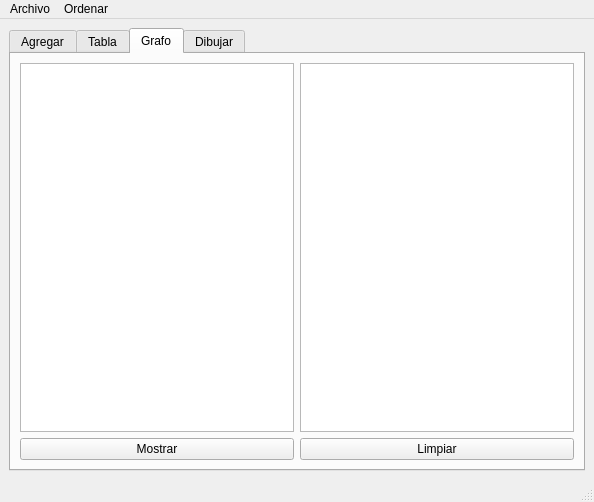
<?xml version="1.0" encoding="UTF-8"?>
<ui version="4.0">
 <class>MainWindow</class>
 <widget class="QMainWindow" name="MainWindow">
  <property name="geometry">
   <rect>
    <x>0</x>
    <y>0</y>
    <width>594</width>
    <height>502</height>
   </rect>
  </property>
  <property name="windowTitle">
   <string>Particulas</string>
  </property>
  <widget class="QWidget" name="centralwidget">
   <layout class="QGridLayout" name="gridLayout_3">
    <item row="0" column="0">
     <widget class="QTabWidget" name="tabWidget">
      <property name="currentIndex">
       <number>2</number>
      </property>
      <widget class="QWidget" name="tab">
       <attribute name="title">
        <string>Agregar</string>
       </attribute>
       <layout class="QGridLayout" name="gridLayout">
        <item row="0" column="0">
         <widget class="QGroupBox" name="groupBox">
          <property name="title">
           <string>Particulas</string>
          </property>
          <layout class="QGridLayout" name="gridLayout_2">
           <item row="3" column="2">
            <widget class="QSpinBox" name="DestinoX_spinBox">
             <property name="maximum">
              <number>500</number>
             </property>
            </widget>
           </item>
           <item row="0" column="2">
            <widget class="QSpinBox" name="ID_spinBox">
             <property name="maximum">
              <number>99</number>
             </property>
            </widget>
           </item>
           <item row="4" column="2">
            <widget class="QSpinBox" name="DestinoY_spinBox">
             <property name="maximum">
              <number>500</number>
             </property>
            </widget>
           </item>
           <item row="7" column="0">
            <widget class="QPushButton" name="AgInicio_pushButton">
             <property name="text">
              <string>Agregar Inicio</string>
             </property>
            </widget>
           </item>
           <item row="5" column="0" colspan="2">
            <widget class="QLabel" name="label_6">
             <property name="text">
              <string>Velocidad:</string>
             </property>
            </widget>
           </item>
           <item row="7" column="1">
            <widget class="QPushButton" name="AgFinal_pushButton">
             <property name="text">
              <string>Agregar Final</string>
             </property>
            </widget>
           </item>
           <item row="1" column="0" colspan="2">
            <widget class="QLabel" name="OrigenX_label">
             <property name="text">
              <string>Origen en X: </string>
             </property>
            </widget>
           </item>
           <item row="2" column="0" colspan="2">
            <widget class="QLabel" name="OrigenY_label">
             <property name="text">
              <string>Origen en Y: </string>
             </property>
            </widget>
           </item>
           <item row="3" column="0" colspan="2">
            <widget class="QLabel" name="label_4">
             <property name="text">
              <string>Destino X:</string>
             </property>
            </widget>
           </item>
           <item row="5" column="2">
            <widget class="QSpinBox" name="Velocidad_spinBox"/>
           </item>
           <item row="6" column="0" colspan="2">
            <widget class="QGroupBox" name="groupBox_2">
             <property name="title">
              <string>Color (RGB)</string>
             </property>
             <layout class="QFormLayout" name="formLayout">
              <item row="0" column="0">
               <widget class="QLabel" name="label_8">
                <property name="text">
                 <string>Red:</string>
                </property>
               </widget>
              </item>
              <item row="0" column="1">
               <widget class="QSpinBox" name="ColorRed_spinBox">
                <property name="maximum">
                 <number>255</number>
                </property>
               </widget>
              </item>
              <item row="1" column="0">
               <widget class="QLabel" name="label_9">
                <property name="text">
                 <string>Green:</string>
                </property>
               </widget>
              </item>
              <item row="1" column="1">
               <widget class="QSpinBox" name="ColorGreen_spinBox">
                <property name="maximum">
                 <number>255</number>
                </property>
               </widget>
              </item>
              <item row="2" column="0">
               <widget class="QLabel" name="label_10">
                <property name="text">
                 <string>Blue:</string>
                </property>
               </widget>
              </item>
              <item row="2" column="1">
               <widget class="QSpinBox" name="ColorBlue_spinBox">
                <property name="maximum">
                 <number>255</number>
                </property>
               </widget>
              </item>
             </layout>
            </widget>
           </item>
           <item row="2" column="2">
            <widget class="QSpinBox" name="OrigenY_spinBox">
             <property name="maximum">
              <number>500</number>
             </property>
            </widget>
           </item>
           <item row="1" column="2">
            <widget class="QSpinBox" name="OrigenX_spinBox">
             <property name="maximum">
              <number>500</number>
             </property>
            </widget>
           </item>
           <item row="4" column="0" colspan="2">
            <widget class="QLabel" name="label_5">
             <property name="text">
              <string>Destino Y:</string>
             </property>
            </widget>
           </item>
           <item row="0" column="0">
            <widget class="QLabel" name="ID_label">
             <property name="text">
              <string>ID: </string>
             </property>
            </widget>
           </item>
           <item row="7" column="2">
            <widget class="QPushButton" name="Mostrar_pushButton">
             <property name="text">
              <string>Mostrar</string>
             </property>
            </widget>
           </item>
          </layout>
         </widget>
        </item>
        <item row="0" column="1">
         <widget class="QPlainTextEdit" name="plainTextEdit"/>
        </item>
       </layout>
      </widget>
      <widget class="QWidget" name="tab_2">
       <attribute name="title">
        <string>Tabla</string>
       </attribute>
       <layout class="QGridLayout" name="gridLayout_4">
        <item row="1" column="1">
         <widget class="QPushButton" name="Buscar_Tabla_PushButton">
          <property name="text">
           <string>Buscar</string>
          </property>
         </widget>
        </item>
        <item row="1" column="2">
         <widget class="QPushButton" name="Mostrar_Tabla_PushButton">
          <property name="text">
           <string>Mostrar</string>
          </property>
         </widget>
        </item>
        <item row="1" column="0">
         <widget class="QLineEdit" name="Buscar_Tabla_lineEdit">
          <property name="placeholderText">
           <string>ID particula</string>
          </property>
         </widget>
        </item>
        <item row="0" column="0" colspan="3">
         <widget class="QTableWidget" name="Tabla"/>
        </item>
       </layout>
      </widget>
      <widget class="QWidget" name="tab_4">
       <attribute name="title">
        <string>Grafo</string>
       </attribute>
       <layout class="QGridLayout" name="gridLayout_6">
        <item row="0" column="0">
         <widget class="QPlainTextEdit" name="Grafo_plainTextEdit"/>
        </item>
        <item row="0" column="1">
         <widget class="QGraphicsView" name="Grafo_graphicsView"/>
        </item>
        <item row="2" column="1">
         <widget class="QPushButton" name="Grafo_L_pushButton">
          <property name="text">
           <string>Limpiar</string>
          </property>
         </widget>
        </item>
        <item row="2" column="0">
         <widget class="QPushButton" name="Grafo_M_pushButton">
          <property name="text">
           <string>Mostrar</string>
          </property>
         </widget>
        </item>
       </layout>
      </widget>
      <widget class="QWidget" name="tab_3">
       <attribute name="title">
        <string>Dibujar</string>
       </attribute>
       <layout class="QGridLayout" name="gridLayout_5">
        <item row="0" column="0" colspan="2">
         <widget class="QGraphicsView" name="graphicsView"/>
        </item>
        <item row="1" column="0">
         <widget class="QPushButton" name="Dibujar_dibujo_pushButton">
          <property name="text">
           <string>Dibujar</string>
          </property>
         </widget>
        </item>
        <item row="1" column="1">
         <widget class="QPushButton" name="Limpiar_dibujo_pushButton">
          <property name="text">
           <string>Limpiar</string>
          </property>
         </widget>
        </item>
       </layout>
      </widget>
     </widget>
    </item>
   </layout>
  </widget>
  <widget class="QMenuBar" name="menubar">
   <property name="geometry">
    <rect>
     <x>0</x>
     <y>0</y>
     <width>594</width>
     <height>21</height>
    </rect>
   </property>
   <widget class="QMenu" name="menuArchivo">
    <property name="title">
     <string>Archivo</string>
    </property>
    <addaction name="actionAbrir"/>
    <addaction name="actionGuardar"/>
   </widget>
   <widget class="QMenu" name="menuOrdenar">
    <property name="title">
     <string>Ordenar</string>
    </property>
    <addaction name="actionPor_ID"/>
    <addaction name="actionPor_Distancia"/>
    <addaction name="actionPor_Velocidad"/>
   </widget>
   <addaction name="menuArchivo"/>
   <addaction name="menuOrdenar"/>
  </widget>
  <widget class="QStatusBar" name="statusbar"/>
  <action name="actionAbrir">
   <property name="text">
    <string>Abrir</string>
   </property>
   <property name="shortcut">
    <string>Ctrl+O</string>
   </property>
  </action>
  <action name="actionGuardar">
   <property name="text">
    <string>Guardar</string>
   </property>
   <property name="shortcut">
    <string>Ctrl+D</string>
   </property>
  </action>
  <action name="actionPor_ID">
   <property name="text">
    <string>Por ID</string>
   </property>
  </action>
  <action name="actionPor_Distancia">
   <property name="text">
    <string>Por Distancia</string>
   </property>
  </action>
  <action name="actionPor_Velocidad">
   <property name="text">
    <string>Por Velocidad</string>
   </property>
  </action>
 </widget>
 <resources/>
 <connections/>
</ui>
